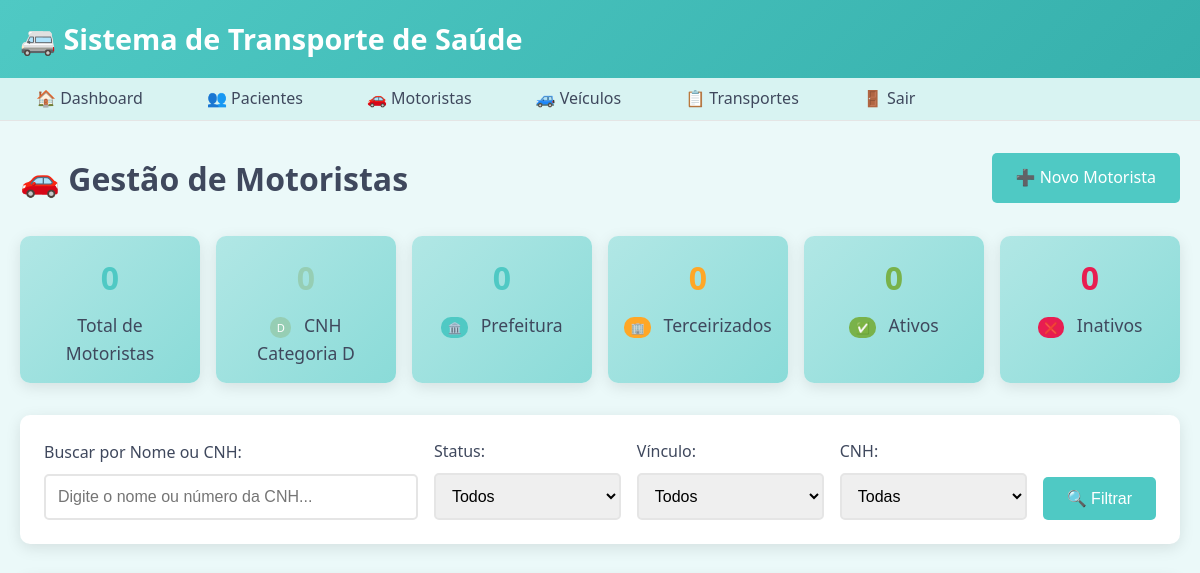
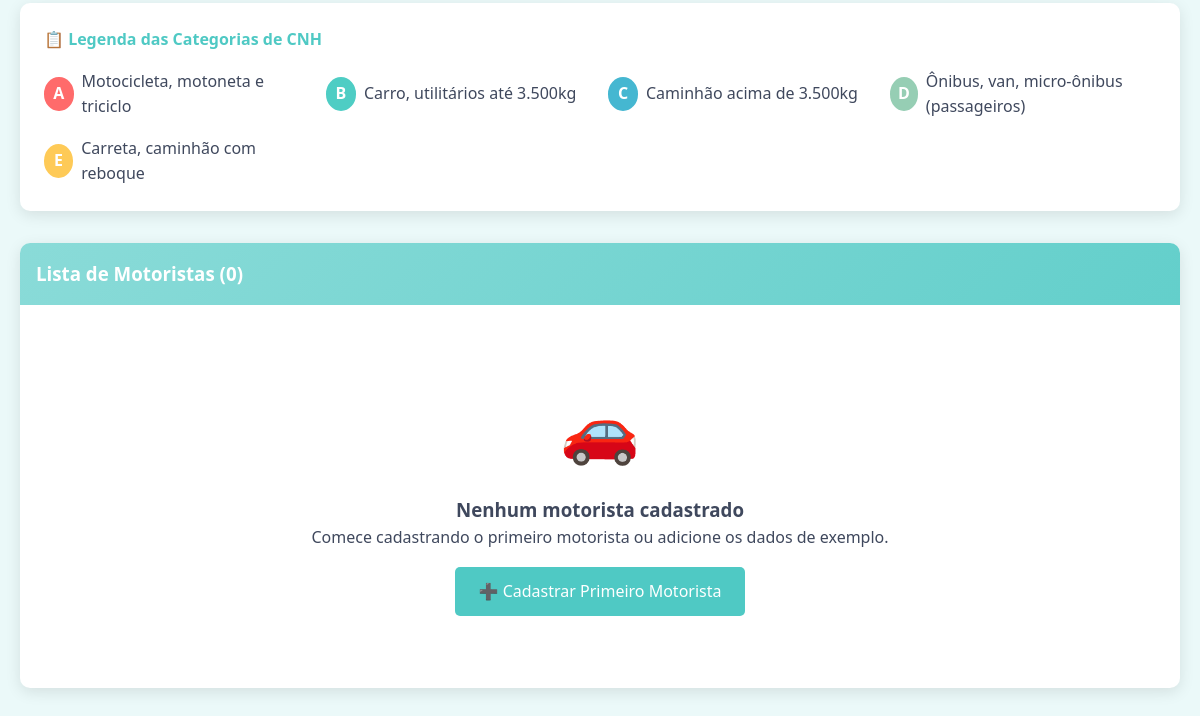
Page /drivers (signed in) on the earlier database version (2 pictures, top to bottom).
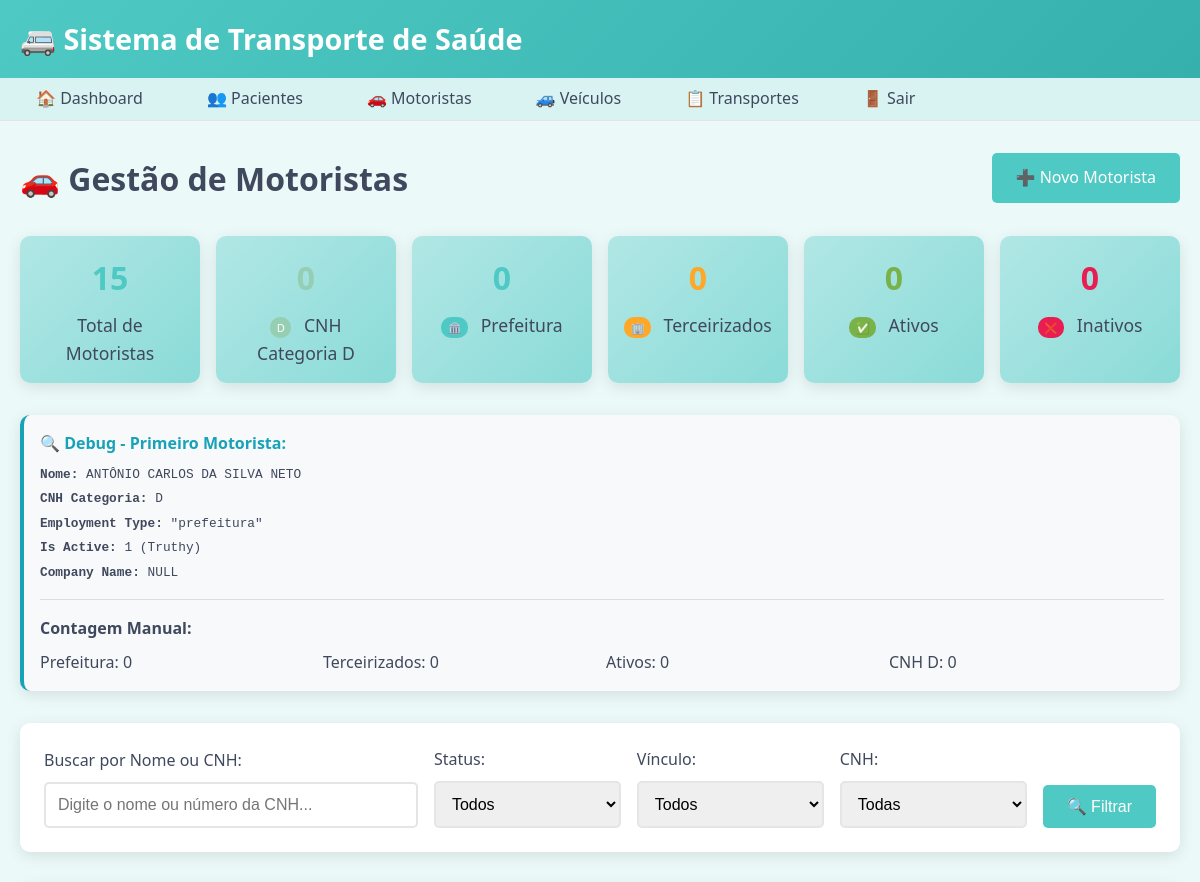
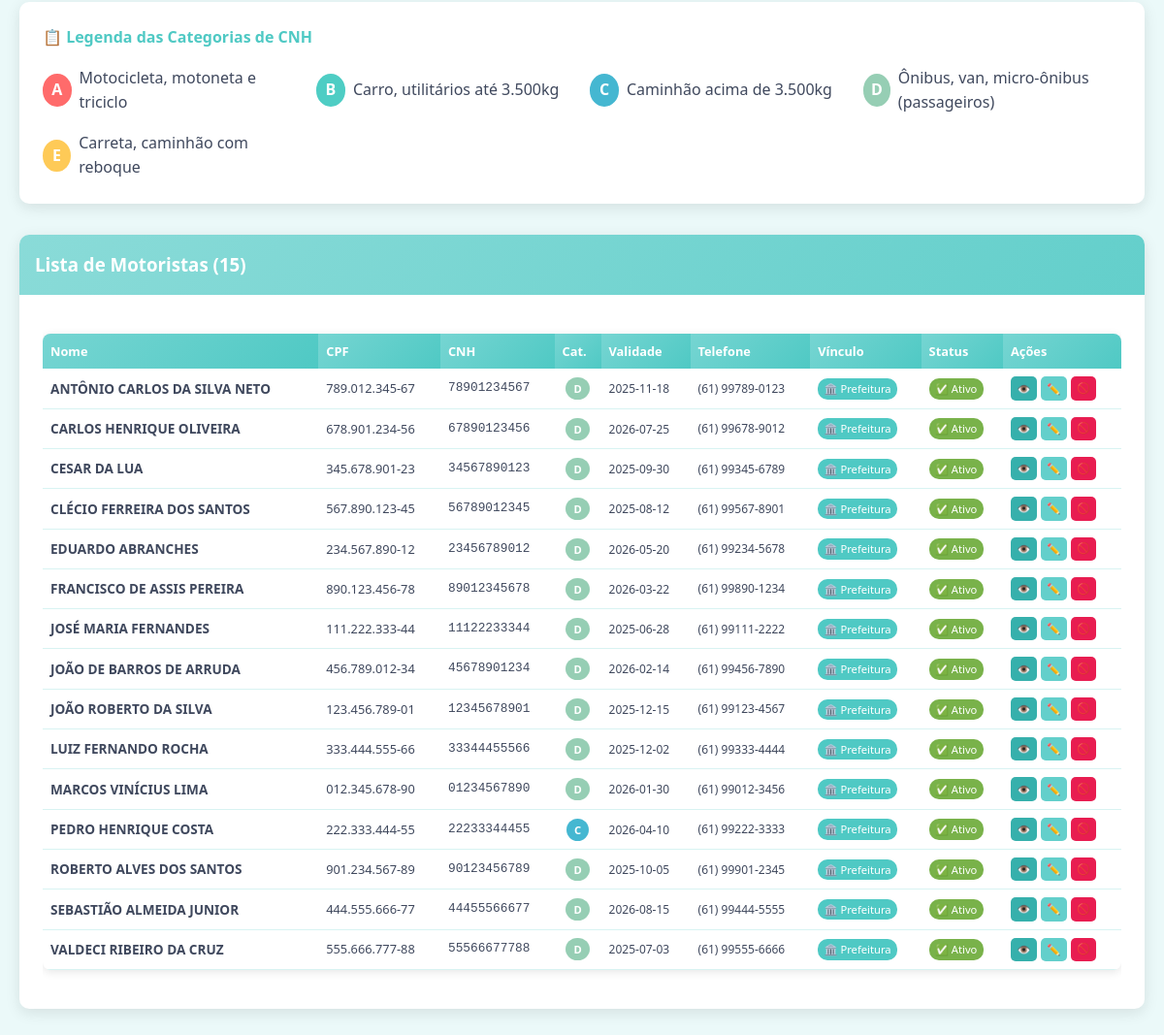
Same page on the later database version (2 pictures, top to bottom).
### tables this page shows
CREATE TABLE driver (
    id INTEGER PRIMARY KEY AUTOINCREMENT,
    name VARCHAR(100) NOT NULL,
    cpf VARCHAR(14) UNIQUE NOT NULL,
    cnh VARCHAR(20) UNIQUE NOT NULL,
    cnh_category VARCHAR(5) NOT NULL,
    cnh_expiry DATE NOT NULL,
    phone VARCHAR(15),
    address TEXT,
    hire_date DATE NOT NULL,
    is_active BOOLEAN DEFAULT 1
, employment_type VARCHAR(20) DEFAULT "prefeitura", company_name VARCHAR(150), company_cnpj VARCHAR(20), company_contact VARCHAR(100), company_phone VARCHAR(15), company_address TEXT);

### app_simple.py (the view)
@app.route('/drivers')
def drivers():
    if not check_auth():
        return redirect('/login')
    search = request.args.get('search', '')
    status_filter = request.args.get('status_filter', 'all')
    employment_filter = request.args.get('employment_filter', 'all')
    cnh_filter = request.args.get('cnh_filter', 'all')
    conn = get_db()
    cursor = conn.cursor()
    query = 'SELECT * FROM driver WHERE 1=1'
    params = []
    if search:
        query += ' AND (name LIKE ? OR cnh LIKE ?)'
        params.extend([f'%{search}%', f'%{search}%'])
    if status_filter == 'active':
        query += ' AND is_active = 1'
    elif status_filter == 'inactive':
        query += ' AND (is_active = 0 OR is_active IS NULL)'
    if employment_filter == 'prefeitura':
        query += ' AND (employment_type = "prefeitura" OR employment_type IS NULL OR employment_type = "")'
    elif employment_filter == 'terceirizado':
        query += ' AND employment_type = "terceirizado"'
    if cnh_filter != 'all':
        query += ' AND cnh_category = ?'
        params.append(cnh_filter)
    query += ' ORDER BY name'
    print(f"🔍 Query SQL: {query}")
    print(f"🔍 Parâmetros: {params}")
    cursor.execute(query, params)
    drivers_list = cursor.fetchall()
    print(f"🔍 Total de motoristas encontrados: {len(drivers_list)}")
    if drivers_list:
        first_driver = drivers_list[0]
        try:
            employment_type = first_driver['employment_type'] if 'employment_type' in first_driver.keys() else 'NULL'
        except:
            employment_type = 'NULL'
        try:
            company_name = first_driver['company_name'] if 'company_name' in first_driver.keys() else 'NULL'
        except:
            company_name = 'NULL'
        print(f"🔍 Primeiro motorista:")
        print(f"   - Nome: {first_driver['name']}")
        print(f"   - CNH Categoria: {first_driver['cnh_category']}")
        print(f"   - Ativo: {first_driver['is_active']}")
        print(f"   - Employment Type: {employment_type}")
        print(f"   - Company Name: {company_name}")
    conn.close()
    return render_template('drivers.html',
                         drivers=drivers_list,
                         search=search,
                         status_filter=status_filter,
                         employment_filter=employment_filter,
                         cnh_filter=cnh_filter)

### app_simple.py (called while the page is built)
def get_db():
    conn = sqlite3.connect(DB_PATH)
    conn.row_factory = sqlite3.Row  # Para acessar colunas por nome
    return conn

def check_auth():
    return 'user_id' in session

### templates/drivers.html (shortened to what the changed rows need)
{% extends "base.html" %}
{% block content %}
<div style="padding: 2rem 0;">
    <div style="display: flex; justify-content: space-between; align-items: center; margin-bottom: 2rem;">
        <h1>🚗 Gestão de Motoristas</h1>
    </div>
    <div style="display: grid; grid-template-columns: repeat(auto-fit, minmax(180px, 1fr)); gap: 1rem; margin-bottom: 2rem;">
        <div class="stat-card" style="padding: 1rem;">
            <div class="stat-number" style="font-size: 2rem;">{{ drivers|length }}</div>
            <div class="stat-label">
                {% if search or status_filter != 'all' or employment_filter != 'all' or cnh_filter != 'all' %}
                    Motoristas Filtrados
                {% else %}
                    Total de Motoristas
                {% endif %}
            </div>
        </div>
                {% set categoria_d = 0 %}
                {% for driver in drivers %}
                    {% if driver.cnh_category == 'D' %}
                        {% set categoria_d = categoria_d + 1 %}
                    {% endif %}
                {% endfor %}
                {% set prefeitura = 0 %}
                {% for driver in drivers %}
                    {% if driver.employment_type == 'prefeitura' or not driver.employment_type %}
                        {% set prefeitura = prefeitura + 1 %}
                    {% endif %}
                {% endfor %}
                {% set terceirizados = 0 %}
                {% for driver in drivers %}
                    {% if driver.employment_type == 'terceirizado' %}
                        {% set terceirizados = terceirizados + 1 %}
                    {% endif %}
                {% endfor %}
                {% set ativos = 0 %}
                {% for driver in drivers %}
                    {% if driver.is_active %}
                        {% set ativos = ativos + 1 %}
                    {% endif %}
                {% endfor %}
                {% set inativos = 0 %}
                {% for driver in drivers %}
                    {% if not driver.is_active %}
                        {% set inativos = inativos + 1 %}
                    {% endif %}
                {% endfor %}
    </div>
    {% if drivers and drivers|length > 0 %}
    <div class="card" style="margin-bottom: 2rem; background-color: #f8f9fa; border-left: 4px solid #17a2b8;">
        <div class="card-body" style="padding: 1rem;">
            <h4 style="color: #17a2b8; margin-bottom: 0.5rem; font-size: 1rem;">🔍 Debug - Primeiro Motorista:</h4>
            {% set first_driver = drivers[0] %}
            <div style="font-family: monospace; font-size: 0.8rem; display: grid; gap: 0.25rem;">
                <div><strong>Nome:</strong> {{ first_driver.name or 'NULL' }}</div>
                <div><strong>CNH Categoria:</strong> {{ first_driver.cnh_category or 'NULL' }}</div>
                <div><strong>Employment Type:</strong>
                    {% if first_driver.employment_type %}
                        "{{ first_driver.employment_type }}"
                    {% else %}
                        NULL
                    {% endif %}
                </div>
                <div><strong>Is Active:</strong> {{ first_driver.is_active }} ({{ "Truthy" if first_driver.is_active else "Falsy" }})</div>
                <div><strong>Company Name:</strong>
                    {% if first_driver.company_name %}
                        {{ first_driver.company_name }}
                    {% else %}
                        NULL
                    {% endif %}
                </div>
            </div>
            <div style="margin-top: 1rem; padding-top: 1rem; border-top: 1px solid #ddd;">
                <strong>Contagem Manual:</strong>
                <div style="display: grid; grid-template-columns: repeat(auto-fit, minmax(150px, 1fr)); gap: 0.5rem; margin-top: 0.5rem;">
                    {% set manual_prefeitura = 0 %}
                    {% set manual_terceirizado = 0 %}
                    {% set manual_ativos = 0 %}
                    {% set manual_categoria_d = 0 %}
                    {% for driver in drivers %}
                        {% if driver.employment_type == 'prefeitura' or not driver.employment_type %}
                            {% set manual_prefeitura = manual_prefeitura + 1 %}
                        {% endif %}
                        {% if driver.employment_type == 'terceirizado' %}
                            {% set manual_terceirizado = manual_terceirizado + 1 %}
                        {% endif %}
                        {% if driver.is_active %}
                            {% set manual_ativos = manual_ativos + 1 %}
                        {% endif %}
                        {% if driver.cnh_category == 'D' %}
                            {% set manual_categoria_d = manual_categoria_d + 1 %}
                        {% endif %}
                    {% endfor %}
                    <div>Prefeitura: {{ manual_prefeitura }}</div>
                    <div>Terceirizados: {{ manual_terceirizado }}</div>
                    <div>Ativos: {{ manual_ativos }}</div>
                    <div>CNH D: {{ manual_categoria_d }}</div>
                </div>
            </div>
        </div>
    </div>
    {% endif %}
    <div class="card">
        <div class="card-header">
            <h3>Lista de Motoristas ({{ drivers|length }})</h3>
        </div>
        <div class="card-body">
            {% if drivers %}
                <div style="overflow-x: auto;">
                    <table class="table" style="font-size: 0.85rem;">
                        <thead>
                            <tr style="font-size: 0.8rem;">
                                <th style="padding: 0.5rem;">Nome</th>
                                <th style="padding: 0.5rem;">CPF</th>
                                <th style="padding: 0.5rem;">CNH</th>
                                <th style="padding: 0.5rem;">Cat.</th>
                                <th style="padding: 0.5rem;">Validade</th>
                                <th style="padding: 0.5rem;">Telefone</th>
                                <th style="padding: 0.5rem;">Vínculo</th>
                                <th style="padding: 0.5rem;">Status</th>
                                <th style="padding: 0.5rem;">Ações</th>
                            </tr>
                        </thead>
                        <tbody>
                            {% for driver in drivers %}
                            <tr style="font-size: 0.8rem;">
                                <td style="padding: 0.5rem;">
                                    <strong style="font-size: 0.85rem;">{{ driver.name }}</strong>
                                </td>
                                <td style="padding: 0.5rem;">{{ driver.cpf }}</td>
                                <td style="padding: 0.5rem; font-family: monospace;">{{ driver.cnh }}</td>
                                <td style="padding: 0.5rem; text-align: center;">
                                    {% if driver.cnh_category == 'A' %}
                                        <span style="background-color: #FF6B6B; color: white; padding: 0.25rem 0.5rem; border-radius: 50%; font-weight: bold; width: 25px; text-align: center; font-size: 0.7rem;">A</span>
                                    {% elif driver.cnh_category == 'B' %}
                                        <span style="background-color: #4ECDC4; color: white; padding: 0.25rem 0.5rem; border-radius: 50%; font-weight: bold; width: 25px; text-align: center; font-size: 0.7rem;">B</span>
                                    {% elif driver.cnh_category == 'C' %}
                                        <span style="background-color: #45B7D1; color: white; padding: 0.25rem 0.5rem; border-radius: 50%; font-weight: bold; width: 25px; text-align: center; font-size: 0.7rem;">C</span>
                                    {% elif driver.cnh_category == 'D' %}
                                        <span style="background-color: #96CEB4; color: white; padding: 0.25rem 0.5rem; border-radius: 50%; font-weight: bold; width: 25px; text-align: center; font-size: 0.7rem;">D</span>
                                    {% elif driver.cnh_category == 'E' %}
                                        <span style="background-color: #FECA57; color: white; padding: 0.25rem 0.5rem; border-radius: 50%; font-weight: bold; width: 25px; text-align: center; font-size: 0.7rem;">E</span>
                                    {% endif %}
                                </td>
                                <td style="padding: 0.5rem;">
                                    {% if driver.cnh_expiry %}
                                        <span style="font-size: 0.75rem;">{{ driver.cnh_expiry }}</span>
                                    {% else %}
                                        -
                                    {% endif %}
                                </td>
                                <td style="padding: 0.5rem; font-size: 0.75rem;">{{ driver.phone or '-' }}</td>
                                <td style="padding: 0.5rem;">
                                    {% if driver.employment_type == 'terceirizado' %}
                                        <span style="background-color: #FFA726; color: white; padding: 0.2rem 0.4rem; border-radius: 10px; font-size: 0.7rem;">🏢 Terceirizado</span>
                                    {% else %}
                                        <span style="background-color: var(--primary-color); color: white; padding: 0.2rem 0.4rem; border-radius: 10px; font-size: 0.7rem;">🏛️ Prefeitura</span>
                                    {% endif %}
                                </td>
                                <td style="padding: 0.5rem;">
                                    {% if driver.is_active %}
                                        <span style="background-color: var(--success-color); color: white; padding: 0.2rem 0.4rem; border-radius: 10px; font-size: 0.7rem;">✅ Ativo</span>
                                    {% else %}
                                        <span style="background-color: var(--danger-color); color: white; padding: 0.2rem 0.4rem; border-radius: 10px; font-size: 0.7rem;">❌ Inativo</span>
                                    {% endif %}
                                </td>
                                <td style="padding: 0.5rem;">
                                    <div style="display: flex; gap: 0.25rem; flex-wrap: wrap;">
                                        <a href="/drivers/{{ driver.id }}/view" class="btn" style="background-color: var(--color-45); color: white; padding: 0.2rem 0.4rem; font-size: 0.7rem; text-decoration: none;">👁️</a>
                                        <a href="/drivers/{{ driver.id }}/edit" class="btn" style="background-color: var(--color-60); color: white; padding: 0.2rem 0.4rem; font-size: 0.7rem; text-decoration: none;">✏️</a>
                                        <button onclick="toggleDriverStatus({{ driver.id }}, {{ 'false' if driver.is_active else 'true' }})" class="btn" style="background-color: {{ 'var(--danger-color)' if driver.is_active else 'var(--success-color)' }}; color: white; padding: 0.2rem 0.4rem; font-size: 0.7rem; border: none; cursor: pointer;">
                                            {{ '🚫' if driver.is_active else '✅' }}
                                        </button>
                                    </div>
                                </td>
                            </tr>
                            {% endfor %}
                        </tbody>
                    </table>
                </div>
            {% else %}
                <div style="text-align: center; padding: 3rem;">
                    <div style="font-size: 4rem; margin-bottom: 1rem;">🚗</div>
                    {% if search or status_filter != 'all' or employment_filter != 'all' or cnh_filter != 'all' %}
                        <h3>Nenhum motorista encontrado</h3>
                        <p>Não foram encontrados motoristas com os filtros aplicados.</p>
                        <a href="/drivers" class="btn btn-secondary">Ver todos os motoristas</a>
                    {% else %}
                        <h3>Nenhum motorista cadastrado</h3>
                        <p>Comece cadastrando o primeiro motorista ou adicione os dados de exemplo.</p>
                        <div style="display: flex; gap: 1rem; justify-content: center; margin-top: 1rem;">
                            <a href="/drivers/new" class="btn btn-primary">➕ Cadastrar Primeiro Motorista</a>
                        </div>
                    {% endif %}
                </div>
            {% endif %}
        </div>
    </div>
</div>
{% endblock %}

Differences in the rows shown:
added driver: name "ANTÔNIO CARLOS DA SILVA NETO", cnh_category "D", employment_type "prefeitura", is_active "1", is_active "Truthy", cpf "789.012.345-67", cnh "78901234567", cnh_expiry "2025-11-18", phone "(61) 99789-0123", shows "🏛️ Prefeitura", shows "✅ Ativo", is_active "🚫"
added driver: name "CARLOS HENRIQUE OLIVEIRA", cpf "678.901.234-56", cnh "67890123456", cnh_category "D", cnh_expiry "2026-07-25", phone "(61) 99678-9012", employment_type "🏛️ Prefeitura", shows "✅ Ativo", is_active "🚫"
added driver: name "CESAR DA LUA", cpf "345.678.901-23", cnh "34567890123", cnh_category "D", cnh_expiry "2025-09-30", phone "(61) 99345-6789", employment_type "🏛️ Prefeitura", shows "✅ Ativo", is_active "🚫"
added driver: name "CLÉCIO FERREIRA DOS SANTOS", cpf "567.890.123-45", cnh "56789012345", cnh_category "D", cnh_expiry "2025-08-12", phone "(61) 99567-8901", employment_type "🏛️ Prefeitura", shows "✅ Ativo", is_active "🚫"
added driver: name "EDUARDO ABRANCHES", cpf "234.567.890-12", cnh "23456789012", cnh_category "D", cnh_expiry "2026-05-20", phone "(61) 99234-5678", employment_type "🏛️ Prefeitura", shows "✅ Ativo", is_active "🚫"
added driver: name "FRANCISCO DE ASSIS PEREIRA", cpf "890.123.456-78", cnh "89012345678", cnh_category "D", cnh_expiry "2026-03-22", phone "(61) 99890-1234", employment_type "🏛️ Prefeitura", shows "✅ Ativo", is_active "🚫"
added driver: name "JOSÉ MARIA FERNANDES", cpf "111.222.333-44", cnh "11122233344", cnh_category "D", cnh_expiry "2025-06-28", phone "(61) 99111-2222", employment_type "🏛️ Prefeitura", shows "✅ Ativo", is_active "🚫"
added driver: name "JOÃO DE BARROS DE ARRUDA", cpf "456.789.012-34", cnh "45678901234", cnh_category "D", cnh_expiry "2026-02-14", phone "(61) 99456-7890", employment_type "🏛️ Prefeitura", shows "✅ Ativo", is_active "🚫"
added driver: name "JOÃO ROBERTO DA SILVA", cpf "123.456.789-01", cnh "12345678901", cnh_category "D", cnh_expiry "2025-12-15", phone "(61) 99123-4567", employment_type "🏛️ Prefeitura", shows "✅ Ativo", is_active "🚫"
added driver: name "LUIZ FERNANDO ROCHA", cpf "333.444.555-66", cnh "33344455566", cnh_category "D", cnh_expiry "2025-12-02", phone "(61) 99333-4444", employment_type "🏛️ Prefeitura", shows "✅ Ativo", is_active "🚫"
added driver: name "MARCOS VINÍCIUS LIMA", cpf "012.345.678-90", cnh "01234567890", cnh_category "D", cnh_expiry "2026-01-30", phone "(61) 99012-3456", employment_type "🏛️ Prefeitura", shows "✅ Ativo", is_active "🚫"
added driver: name "PEDRO HENRIQUE COSTA", cpf "222.333.444-55", cnh "22233344455", cnh_category "C", cnh_expiry "2026-04-10", phone "(61) 99222-3333", employment_type "🏛️ Prefeitura", shows "✅ Ativo", is_active "🚫"
added driver: name "ROBERTO ALVES DOS SANTOS", cpf "901.234.567-89", cnh "90123456789", cnh_category "D", cnh_expiry "2025-10-05", phone "(61) 99901-2345", employment_type "🏛️ Prefeitura", shows "✅ Ativo", is_active "🚫"
added driver: name "SEBASTIÃO ALMEIDA JUNIOR", cpf "444.555.666-77", cnh "44455566677", cnh_category "D", cnh_expiry "2026-08-15", phone "(61) 99444-5555", employment_type "🏛️ Prefeitura", shows "✅ Ativo", is_active "🚫"
added driver: name "VALDECI RIBEIRO DA CRUZ", cpf "555.666.777-88", cnh "55566677788", cnh_category "D", cnh_expiry "2025-07-03", phone "(61) 99555-6666", employment_type "🏛️ Prefeitura", shows "✅ Ativo", is_active "🚫"
Other differences:
{{ drivers|length }}: "0" → "15"
{{ manual_prefeitura }}: (not shown) → "0"
{{ manual_terceirizado }}: (not shown) → "0"
{{ manual_ativos }}: (not shown) → "0"
{{ manual_categoria_d }}: (not shown) → "0"
text no longer shown: "🚗 Nenhum motorista cadastrado Comece cadastrando o primeiro motorista ou adicione os dados de exemplo. ➕ Cadastrar Primeiro Motorista"
text now shown: "🔍 Debug - Primeiro Motorista: Nome: CNH Categoria: Employment Type: \" \" Is Active: ( ) Company Name: NULL Contagem Manual: Prefeitura: Terceirizados: Ativos: CNH D: Nome CPF CNH Cat. Validade Telefone Vínculo Status Ações"
